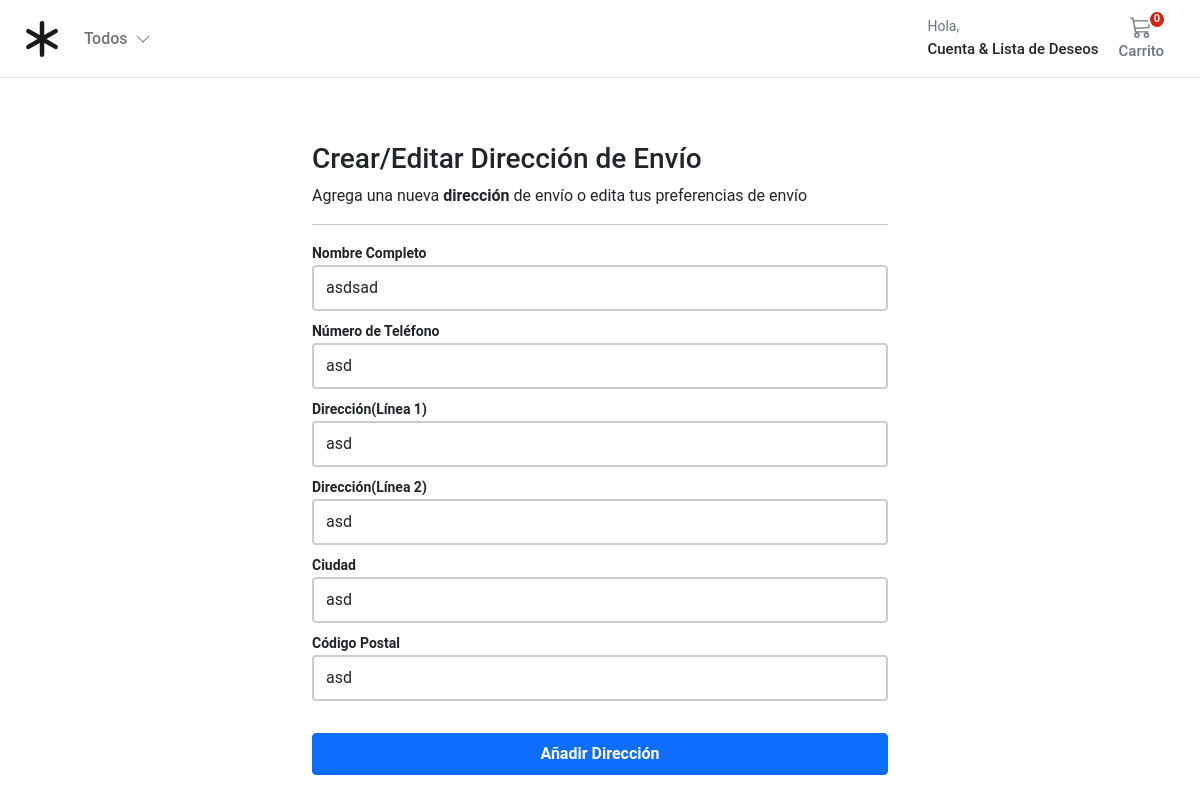
The page /account/addresses/edit/9b9643fd88fe46d78f9907e5079f67b4/ (signed in) on the database its author committed.
### account/models.py (models this page shows, shortened)
class Address(models.Model):
    id = models.UUIDField(primary_key=True, default=uuid.uuid4, editable=False)
    customer = models.ForeignKey(Customer, verbose_name=_("Cliente"), on_delete=models.CASCADE)
    full_name = models.CharField(_("Nombre Completo"), max_length=150)
    phone = models.CharField(_("Número de Teléfono"), max_length=50)
    postcode = models.CharField(_("Código Postal"), max_length=50)
    address_line = models.CharField(_("Dirección(Línea 1)"), max_length=255)
    address_line2 = models.CharField(_("Dirección(Línea 2)"), max_length=255)
    town_city = models.CharField(_("Ciudad"), max_length=150)
    delivery_instructions = models.CharField(_("Intrucciones de Entrega"), max_length=255)
    created_at = models.DateTimeField(_("Creado"), auto_now_add=True)
    updated_at = models.DateTimeField(_("Actualizado"), auto_now=True)
    default = models.BooleanField(_("Predeterminado"), default=False)
    class Meta:
        verbose_name = "Dirección"
        verbose_name_plural = "Direcciones"

### account/views.py (the view)
# urls.py: path("addresses/edit/<slug:id>/", views.edit_address, name="edit_address"),
@login_required
def edit_address(request, id):
    if request.method == "POST":
        address = Address.objects.get(pk=id, customer=request.user)
        address_form = UserAddressForm(instance=address, data=request.POST)
        if address_form.is_valid():
            address_form.save()
            return HttpResponseRedirect(reverse("account:addresses"))
    else:
        address = Address.objects.get(pk=id, customer=request.user)
        address_form = UserAddressForm(instance=address)
    return render(request, "account/dashboard/edit_addresses.html", {"form": address_form})

### account/forms.py
class UserAddressForm(forms.ModelForm):
    class Meta:
        model = Address
        fields = ["full_name", "phone", "address_line", "address_line2", "town_city", "postcode"]
    def __init__(self, *args, **kwargs):
        super().__init__(*args, **kwargs)
        self.fields["full_name"].widget.attrs.update(
            {"class": "form-control mb-2 account-form", "placeholder": "Nombre Completo"}
        )
        self.fields["phone"].widget.attrs.update(
            {"class": "form-control mb-2 account-form", "placeholder": "Número de Teléfono"})
        self.fields["address_line"].widget.attrs.update(
            {"class": "form-control mb-2 account-form", "placeholder": "Dirección"}
        )
        self.fields["address_line2"].widget.attrs.update(
            {"class": "form-control mb-2 account-form", "placeholder": "Instrucciones de Entrega"}
        )
        self.fields["town_city"].widget.attrs.update(
            {"class": "form-control mb-2 account-form", "placeholder": "Ciudad"}
        )
        self.fields["postcode"].widget.attrs.update(
            {"class": "form-control mb-2 account-form", "placeholder": "Código Postal"}
        )

### basket/basket.py (called while the page is built)
    def __len__(self):
        return sum(item["qty"] for item in self.basket.values())

### basket/context_processors.py (called while the page is built)
def basket(request):
    return {'basket': Basket(request)}

### store/context_processors.py (called while the page is built)
def categories(request):
    return {"categories": Category.objects.filter(level=0)}

### store/models.py (called while the page is built)
    def get_absolute_url(self):
        return reverse("store:category_list", args=[self.slug])

### templates/account/dashboard/edit_addresses.html (shortened to what this page needs)
{% extends "../sub_base.html" %}
{% block sub_content %}
<div class="col-6 mx-auto">
  <h1 class="h3">Crear/Editar Dirección de Envío</h1>
  <div>Agrega una nueva <b>dirección</b> de envío o edita tus preferencias de envío</div>
  <hr />
  <form name="address_form" class="account-form" method="post" enctype="multipart/form-data">
    <label class="small fw-bold">{{ form.full_name.label}}</label>
    {{ form.full_name }}
    <label class="small fw-bold">{{ form.phone.label}}</label>
    {{ form.phone }}
    <label class="small fw-bold">{{ form.address_line.label}}</label>
    {{ form.address_line }}
    <label class="small fw-bold">{{ form.address_line2.label}}</label>
    {{ form.address_line2 }}
    <label class="small fw-bold">{{ form.town_city.label}}</label>
    {{ form.town_city }}
    <label class="small fw-bold">{{ form.postcode.label}}</label>
    {{ form.postcode }}
    <button class="btn btn-primary btn-block py-2 mb-4 mt-4 fw-bold w-100" type="button" value="Submit" onclick="submitForm()">
    Añadir Dirección
    </button>
  </form>
</div>
{% endblock %}

### static/core/css/base.css (style rules this page uses)
html, body, p, div { letter-spacing: -0.02px; font-family: 'Roboto', sans-serif; }

### static/account/css/account.css (style rules this page uses)
.account-form input { border: 2px solid #ccc; height: calc(2em + .75rem + 2px); }

### rows shown on the page
Address: full_name "asdsad", phone "asd", address_line "asd", address_line2 "asd", town_city "asd", postcode "asd"
